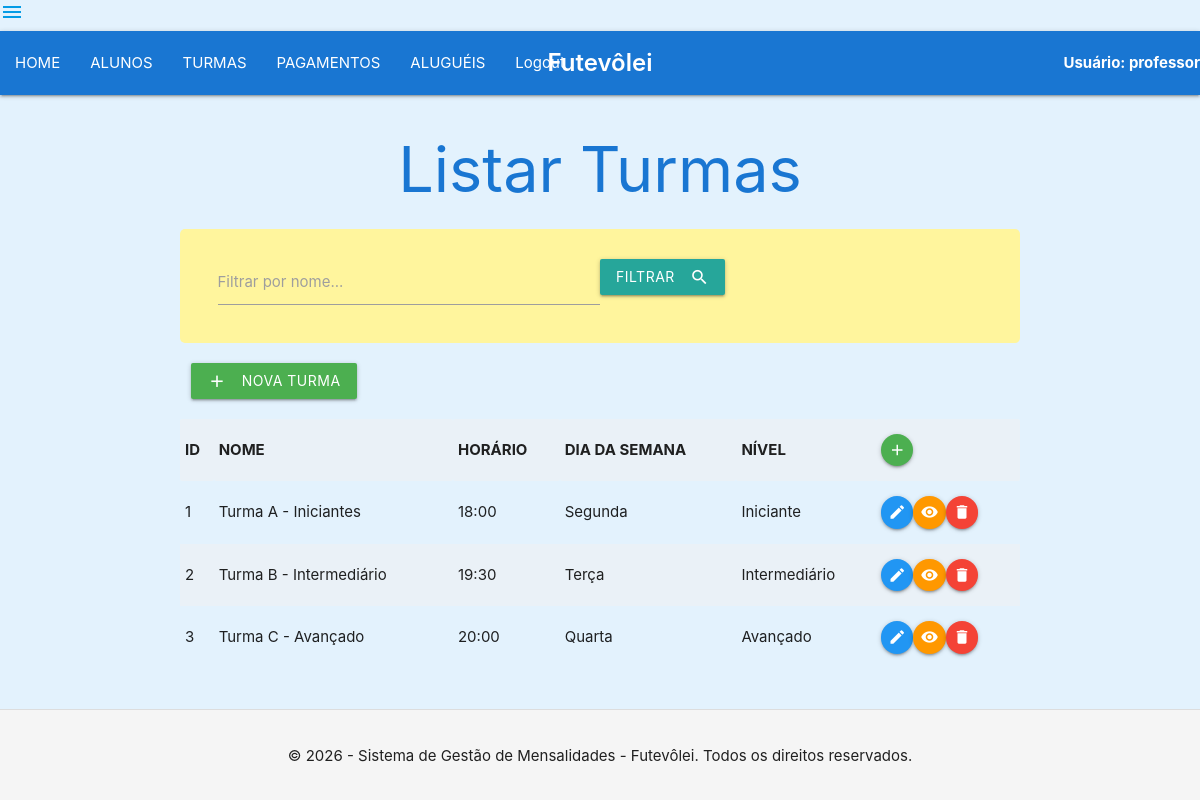
Page /VIEW/TURMA/lstTurma.php (signed in) on the committed database.
### tables this page shows
CREATE TABLE `turma` (
  `id` int(11) NOT NULL,
  `nome` varchar(50) NOT NULL,
  `horario` varchar(20) NOT NULL,
  `dia_semana` varchar(15) NOT NULL,
  `nivel` varchar(20) NOT NULL
);

### DAL/turma.php (called while the page is built, shortened)
<?php
include_once $_SERVER['DOCUMENT_ROOT'] . "/futevolei_mensalidades/DAL/conexao.php";
include_once $_SERVER['DOCUMENT_ROOT'] . "/futevolei_mensalidades/MODEL/turma.php";
class Turma
{
    public function Select()
    {
        $sql = "Select * from turma;";
        $con = Conexao::conectar();
        $query = $con->query($sql);
        $resultado = $query->fetchAll(\PDO::FETCH_ASSOC);
        $lista = array();
        foreach ($resultado as $linha) {
            $turma = new \MODEL\Turma();
            $turma->setId($linha['id']);
            $turma->setNome($linha['nome']);
            $turma->setHorario($linha['horario']);
            $turma->setDiaSemana($linha['dia_semana']);
            $turma->setNivel($linha['nivel']);
            array_push($lista, $turma);
        }
        return $lista;
    }
}
?>

### DAL/conexao.php (called while the page is built, shortened)
<?php
    class Conexao {
        private static $dbNome = 'futevolei';
        private static $dbHost = 'localhost';
        private static $dbUsuario = 'root';
        private static $dbSenha = '';
        private static $cont = null;
        public static function conectar(){
          if (self::$cont == null){
              try{
                self::$cont = new PDO("mysql:host=" . self::$dbHost . ";dbname=" . self::$dbNome,  self::$dbUsuario , self::$dbSenha);
                   }
            catch (\PDOException $exception) {
                die ($exception->getMessage());
            }
        }
        return self::$cont;
    }
    public static function desconectar (){
        self::$cont = null;
        return self::$cont;
    }
    }
?>

### MODEL/turma.php (called while the page is built, shortened)
<?php
    class Turma{
         private ?int $id;
         private ?string $nome;
         private ?string $horario;
         private ?string $dia_semana;
         private ?string $nivel;
         public function getId() {
            return $this->id;
         }
         public function setId(int $id){
            $this->id = $id;
         }
         public function getNome() {
            return $this->nome;
         }
         public function setNome(string $nome){
            $this->nome = $nome;
         }
         public function getHorario() {
            return $this->horario;
         }
         public function setHorario(string $horario){
            $this->horario = $horario;
         }
         public function getDiaSemana() {
            return $this->dia_semana;
         }
         public function setDiaSemana(string $dia_semana){
            $this->dia_semana = $dia_semana;
         }
         public function getNivel() {
            return $this->nivel;
         }
         public function setNivel(string $nivel){
            $this->nivel = $nivel;
         }
    }
?>

### VIEW/TURMA/lstTurma.php (the view, shortened to what this page needs)
<?php
include_once $_SERVER['DOCUMENT_ROOT'] . "/futevolei_mensalidades/DAL/turma.php";
include_once $_SERVER['DOCUMENT_ROOT'] . "/futevolei_mensalidades/MODEL/turma.php";
include_once $_SERVER['DOCUMENT_ROOT'] . "/futevolei_mensalidades/VIEW/menu.php";
$dalTurma = new DAL\Turma();
if (isset($_GET['busca_nome']) && !empty($_GET['busca_nome'])) {
    $termo = $_GET['busca_nome'];
    $lista = $dalTurma->SelectByNome($termo);
} else {
    $termo = "";
    $lista = $dalTurma->Select();
}
?>
<!DOCTYPE html>
<html lang="pt-br">
<head>
    <link rel="stylesheet" href="https://cdnjs.cloudflare.com/ajax/libs/materialize/1.0.0/css/materialize.min.css">
</head>
<body class="blue lighten-5">
    <div class="container">
        <h1 style="text-align: center; color: #1976d2; margin-top: 40px;">Listar Turmas</h1>
        <div class="row yellow lighten-3 black-text" style="margin-top: 20px; padding: 15px; border-radius: 5px;">
            <form action="lstTurma.php" method="get" class="col s12">
                <div class="input-field col s12">
                    <input id="search" type="search" name="busca_nome" class="col s6" value="<?php echo htmlspecialchars($termo); ?>">
                    <label for="icon_prefix"> Filtrar por nome...</label>
                    <button class="btn waves-effect waves-light" type="submit" name="action">Filtrar
                        <i class="material-icons right">search</i>
                    </button>
                </div>
            </form>
        </div>
        <div class="row" style="margin-top: 20px;">
            <div class="col s12">
                <a href="frminsTurma.php" class="btn waves-effect waves-light green">
                    <i class="material-icons left">add</i>Nova Turma
                </a>
            </div>
        </div>
        <table class="striped responsive-table hover" style="margin-top: 20px;">
            <tr>
                <th>ID</th>
                <th>NOME</th>
                <th>HORÁRIO</th>
                <th>DIA DA SEMANA</th>
                <th>NÍVEL</th>
                <th>
                    <a class="btn-floating btn-small waves-effect waves-light green">
                        <i class="material-icons">add</i>
                    </a>
                </th>
            </tr>
            <?php
                foreach ($lista as $turma) {
                    echo '<tr>';
                    echo '<td>' . $turma->getId() . '</td>';
                    echo '<td>' . htmlspecialchars($turma->getNome()) . '</td>';
                    echo '<td>' . htmlspecialchars($turma->getHorario()) . '</td>';
                    echo '<td>' . htmlspecialchars($turma->getDiaSemana()) . '</td>';
                    echo '<td>' . htmlspecialchars($turma->getNivel()) . '</td>';
                    echo '<td>';
                    echo '<a class="btn-floating btn-small waves-effect waves-light blue" href="frmedtTurma.php?id=' . $turma->getId() . '"><i class="material-icons">edit</i></a>';
                    echo '<a class="btn-floating btn-small waves-effect waves-light orange" href="frmdetTurma.php?id=' . $turma->getId() . '"><i class="material-icons">visibility</i></a>';
                    echo '<a class="btn-floating btn-small waves-effect waves-light red" href="javascript:if(confirm(\'Tem certeza?\')){window.location=\'opremTurma.php?id=' . $turma->getId() . '\'}"><i class="material-icons">delete</i></a>';
                    echo '</td>';
                    echo '</tr>';
                }
            ?>
        </table>
    </div>
    <footer style="text-align: center; padding: 20px; margin-top: 40px; background-color: #f5f5f5; border-top: 1px solid #ddd;">
        <p>&copy; 2026 - Sistema de Gestão de Mensalidades - Futevôlei. Todos os direitos reservados.</p>
    </footer>
</body>
</html>

### rows in the picture
turma: id "1", nome "Turma A - Iniciantes", horario "18:00", dia_semana "Segunda", nivel "Iniciante"
turma: id "2", nome "Turma B - Intermediário", horario "19:30", dia_semana "Terça", nivel "Intermediário"
turma: id "3", nome "Turma C - Avançado", horario "20:00", dia_semana "Quarta", nivel "Avançado"

### other values in the picture
$_SESSION['login'] "professor"
